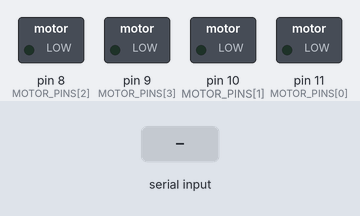
A sketch run on a simulated Arduino Uno, built with avr-gcc and run on an emulated ATmega328P. Shown: switched loads named in the sketch (green lamp = pin HIGH). Inputs (shaded band) come from the test bench.

Above: at 1.2 s.
1.3 s: "F90\n" received over Serial
At 1.9 s:
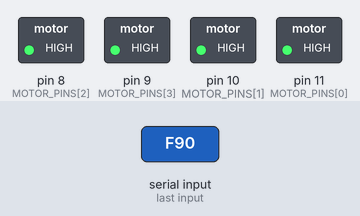
2.8 s: "F,45\n" received over Serial
At 3.1 s:
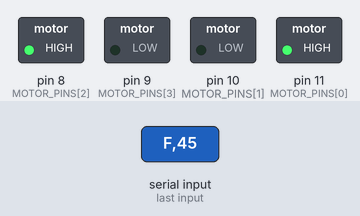
4.3 s: "R90\n" received over Serial
At 5.4 s:
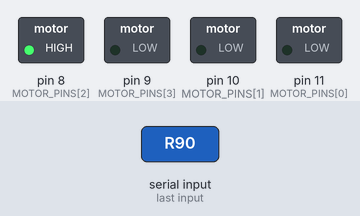
5.8 s: "L90\n" received over Serial
At 6.5 s:
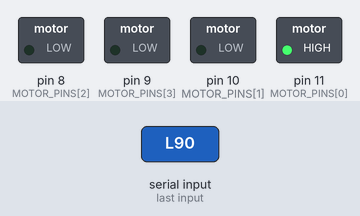
7.3 s: "R,45\n" received over Serial
At 7.7 s:
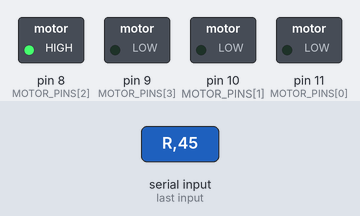
8.8 s: "L,45\n" received over Serial
At 10.0 s:
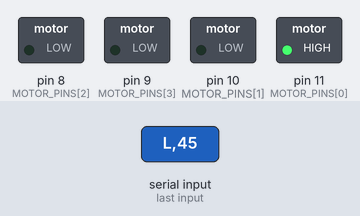
Timing chart, 0 to 11.3 s (numbered marks = the images above; inputs shaded):
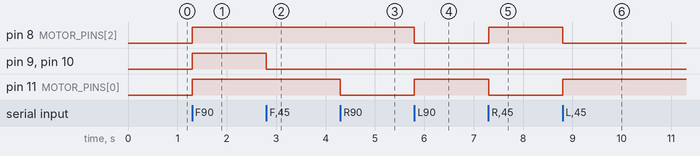

The sketch:

08_bot_rc_android.ino
```cpp
/*
   S -> SS (stop)
   F -> FF (forward)
   B -> BB (backward)
   R -> RR (right)
   L -> LL (left)
   I -> FR (forward right)
   G -> FL (forward left)
   J -> BR (backward right)
   H -> BL (backward lef)

   0-9 -> Speed

   W -> Front Light On
   w -> Front Light Off
   U -> Back Light On
   u -> Back Light Off
   V -> Horn On
   v -> Horn Off
   X -> Hazzard On
   x -> Hazzard Off
*/
// HC-05_XXX => 1234
const uint8_t MOTOR_PINS[] = {
  11,  //motor A direction pin
  10,  //motor A speed pin
  8,   //motor B direction pin
  9    // motor b speed pin
};

uint8_t speed = 255; //255 = 100% (full speed)

void drive(uint8_t maDir, uint8_t maSpeed, uint8_t mbDir, uint8_t mbSpeed) {
  digitalWrite(MOTOR_PINS[0], maDir);
  analogWrite(MOTOR_PINS[1], maSpeed);
  digitalWrite(MOTOR_PINS[2], mbDir);
  analogWrite(MOTOR_PINS[3], mbSpeed);
}
void forward() {
  drive(HIGH, speed, HIGH, speed);
}
void backward() {
  drive(LOW, speed, LOW, speed);
}
void stop() {
  drive(LOW, 0, LOW, 0);
}
void right() {
  drive(LOW, speed, HIGH, speed);
}
void left() {
  drive(HIGH, speed, LOW, speed);
}
void setup() {
  pinMode(MOTOR_PINS[0], OUTPUT);
  pinMode(MOTOR_PINS[2], OUTPUT);
  Serial.begin(9600);
}

void loop() {
  if (Serial.available()) {
    char c = Serial.read();
    if (c == 'F') forward();
    else if (c == 'B') backward();
    else if (c == 'R') right();
    else if (c == 'L') left();
    else if (c == 'S') stop();
    else {
      if (!isDigit(c)) return;
      uint8_t v = atoi(c) + 1;
      speed = (uint8_t)(v / 10) * 255;
    }
  }
}
//HC-05_XXX
```

Measured:
- after the input at 1.3 s, pin 8 (MOTOR_PINS[2]), pin 9 (MOTOR_PINS[3]), pin 10 (MOTOR_PINS[1]), pin 11 (MOTOR_PINS[0]): LOW → HIGH at once
- after the input at 2.8 s, pin 9 (MOTOR_PINS[3]), pin 10 (MOTOR_PINS[1]): HIGH → LOW at once
- after the input at 4.3 s, pin 11 (MOTOR_PINS[0]): HIGH → LOW at once
- after the input at 5.8 s, pin 8 (MOTOR_PINS[2]): HIGH → LOW at once; pin 11 (MOTOR_PINS[0]): LOW → HIGH at once
- after the input at 7.3 s, pin 8 (MOTOR_PINS[2]): LOW → HIGH at once; pin 11 (MOTOR_PINS[0]): HIGH → LOW at once
- after the input at 8.8 s, pin 8 (MOTOR_PINS[2]): HIGH → LOW at once; pin 11 (MOTOR_PINS[0]): LOW → HIGH at once
